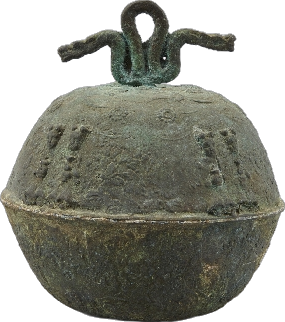
#> input picture tools/transform-render/r111105.png, 285 x 322 px
$ python cutout.py transform-render/r111105.png transform-render/r63907.png 5 5
#> lines starting #> are read from the running program, lines starting #| are printed output that depends on the picture
#!/usr/bin/env python3
"""챗GPT로 받은 흰 배경 그림에서 배경을 지우고(가장자리와 이어진 흰색만) 여백을 잘라 투명 PNG로 저장한다.
쓰기: python3 tools/cutout.py 입력.png 출력.png [최대 긴 변 px]
- 인물 안쪽의 흰 옷·하이라이트는 가장자리와 이어지지 않으면 지우지 않는다(flood fill).
- 경계는 1~2px 부드럽게 해서 수묵 선이 톱니처럼 보이지 않게 한다.
"""
import sys
from collections import deque
import numpy as np
from PIL import Image, ImageFilter


def cutout(src, dst, max_side=900, holes=0):
#> called with src = 'transform-render/r111105.png', dst = 'transform-render/r63907.png', max_side = 5, holes = 5
    im = Image.open(src).convert('RGB')
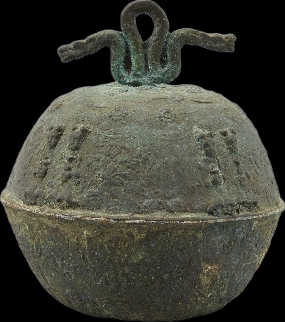
#> im: PIL image 285x322 RGB; mean R, G, B 60.8, 61.3, 52.2
    a = np.asarray(im).astype(np.int16)
    h, w, _ = a.shape
#> h = 322; w = 285
    mx = a.max(axis=2)
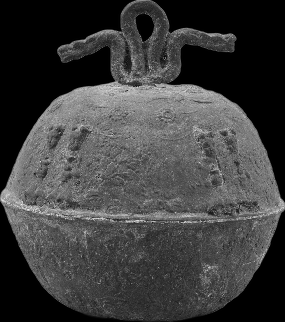
#> mx: shape (322, 285) int16; min 0, max 240, mean 62.1
    mn = a.min(axis=2)
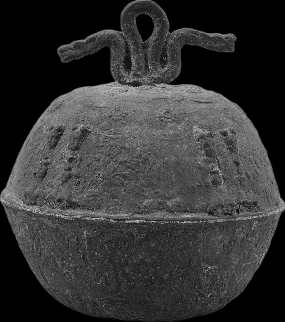
#> mn: shape (322, 285) int16; min 0, max 212, mean 52.1
    # 배경 후보: 밝고(>=232) 색이 거의 없는(채도 낮음) 칸 — 한지 같은 옅은 미색도 포함
    cand = (mn >= 222) & ((mx - mn) <= 26)
#> cand: shape (322, 285) bool; every value is 0
    bg = np.zeros((h, w), bool)
    q = deque()
    for x in range(w):
        for y in (0, h - 1):
            if cand[y, x] and not bg[y, x]:
                bg[y, x] = True
                q.append((y, x))
    for y in range(h):
        for x in (0, w - 1):
            if cand[y, x] and not bg[y, x]:
                bg[y, x] = True
                q.append((y, x))
    while q:
        y, x = q.popleft()
        for dy, dx in ((1, 0), (-1, 0), (0, 1), (0, -1)):
            ny, nx = y + dy, x + dx
            if 0 <= ny < h and 0 <= nx < w and cand[ny, nx] and not bg[ny, nx]:
                bg[ny, nx] = True
                q.append((ny, nx))
    if holes:
        # 굴렁쇠 테 안쪽처럼 가장자리와 이어지지 않은 큰 흰 덩어리도 배경으로 본다
        from scipy import ndimage
        lab, n = ndimage.label(cand & ~bg)
#> lab: shape (322, 285) int32; every value is 0
#> n = 0
        if n:
            sizes = ndimage.sum(np.ones_like(lab), lab, range(1, n + 1))
            for i, sz in enumerate(sizes, 1):
                if sz >= holes:
                    bg |= lab == i
    alpha = np.where(bg, 0, 255).astype(np.uint8)
    am = Image.fromarray(alpha).filter(ImageFilter.GaussianBlur(0.9))
#> am: PIL image 285x322 L; every value is 255
    # 경계의 흰 테두리(헤일로)를 줄이려고, 반투명 칸은 색을 조금 어둡게 당긴다
    rgba = im.convert('RGBA')
    rgba.putalpha(am)
    bbox = am.point(lambda v: 255 if v > 8 else 0).getbbox()
#> bbox = (0, 0, 285, 322)
    if bbox:
        pad = 6
        bbox = (max(0, bbox[0] - pad), max(0, bbox[1] - pad), min(w, bbox[2] + pad), min(h, bbox[3] + pad))
        rgba = rgba.crop(bbox)
    s = max_side / max(rgba.size)
#> s = 0.0155
    if s < 1:
        rgba = rgba.resize((round(rgba.width * s), round(rgba.height * s)), Image.LANCZOS)
    rgba.save(dst, optimize=True)
    return rgba.size


if __name__ == '__main__':
    print(cutout(sys.argv[1], sys.argv[2], int(sys.argv[3]) if len(sys.argv) > 3 else 900, int(sys.argv[4]) if len(sys.argv) > 4 else 0))
